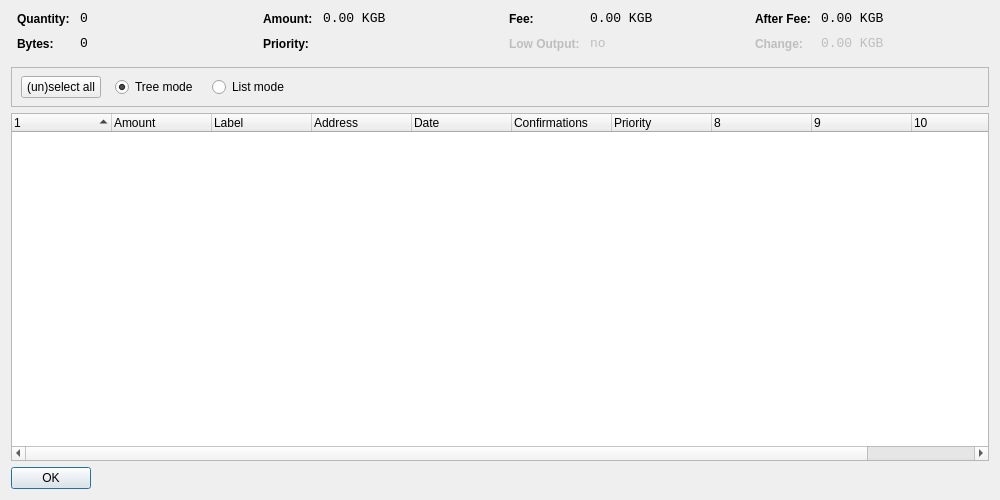
<?xml version="1.0" encoding="UTF-8"?>
<ui version="4.0">
 <class>CoinControlDialog</class>
 <widget class="QDialog" name="CoinControlDialog">
  <property name="geometry">
   <rect>
    <x>0</x>
    <y>0</y>
    <width>1000</width>
    <height>500</height>
   </rect>
  </property>
  <property name="windowTitle">
   <string>Coin Control</string>
  </property>
  <layout class="QVBoxLayout" name="verticalLayout">
   <item>
    <layout class="QHBoxLayout" name="horizontalLayoutTop" stretch="0,0,0,0">
     <property name="topMargin">
      <number>0</number>
     </property>
     <property name="bottomMargin">
      <number>10</number>
     </property>
     <item>
      <layout class="QFormLayout" name="formLayoutCoinControl1">
       <property name="horizontalSpacing">
        <number>10</number>
       </property>
       <property name="verticalSpacing">
        <number>10</number>
       </property>
       <property name="leftMargin">
        <number>6</number>
       </property>
       <property name="rightMargin">
        <number>6</number>
       </property>
       <item row="0" column="0">
        <widget class="QLabel" name="labelCoinControlQuantityText">
         <property name="styleSheet">
          <string notr="true">font-weight:bold;</string>
         </property>
         <property name="text">
          <string>Quantity:</string>
         </property>
        </widget>
       </item>
       <item row="0" column="1">
        <widget class="QLabel" name="labelCoinControlQuantity">
         <property name="font">
          <font>
           <family>Monospace</family>
           <pointsize>10</pointsize>
          </font>
         </property>
         <property name="cursor">
          <cursorShape>IBeamCursor</cursorShape>
         </property>
         <property name="contextMenuPolicy">
          <enum>Qt::ActionsContextMenu</enum>
         </property>
         <property name="text">
          <string notr="true">0</string>
         </property>
         <property name="textInteractionFlags">
          <set>Qt::LinksAccessibleByMouse|Qt::TextSelectableByKeyboard|Qt::TextSelectableByMouse</set>
         </property>
        </widget>
       </item>
       <item row="1" column="0">
        <widget class="QLabel" name="labelCoinControlBytesText">
         <property name="styleSheet">
          <string notr="true">font-weight:bold;</string>
         </property>
         <property name="text">
          <string>Bytes:</string>
         </property>
        </widget>
       </item>
       <item row="1" column="1">
        <widget class="QLabel" name="labelCoinControlBytes">
         <property name="font">
          <font>
           <family>Monospace</family>
           <pointsize>10</pointsize>
          </font>
         </property>
         <property name="cursor">
          <cursorShape>IBeamCursor</cursorShape>
         </property>
         <property name="contextMenuPolicy">
          <enum>Qt::ActionsContextMenu</enum>
         </property>
         <property name="text">
          <string notr="true">0</string>
         </property>
         <property name="textInteractionFlags">
          <set>Qt::LinksAccessibleByMouse|Qt::TextSelectableByKeyboard|Qt::TextSelectableByMouse</set>
         </property>
        </widget>
       </item>
      </layout>
     </item>
     <item>
      <layout class="QFormLayout" name="formLayoutCoinControl2">
       <property name="horizontalSpacing">
        <number>10</number>
       </property>
       <property name="verticalSpacing">
        <number>10</number>
       </property>
       <property name="leftMargin">
        <number>6</number>
       </property>
       <property name="rightMargin">
        <number>6</number>
       </property>
       <item row="0" column="0">
        <widget class="QLabel" name="labelCoinControlAmountText">
         <property name="styleSheet">
          <string notr="true">font-weight:bold;</string>
         </property>
         <property name="text">
          <string>Amount:</string>
         </property>
        </widget>
       </item>
       <item row="0" column="1">
        <widget class="QLabel" name="labelCoinControlAmount">
         <property name="font">
          <font>
           <family>Monospace</family>
           <pointsize>10</pointsize>
          </font>
         </property>
         <property name="cursor">
          <cursorShape>IBeamCursor</cursorShape>
         </property>
         <property name="contextMenuPolicy">
          <enum>Qt::ActionsContextMenu</enum>
         </property>
         <property name="text">
          <string notr="true">0.00 KGB</string>
         </property>
         <property name="textInteractionFlags">
          <set>Qt::LinksAccessibleByMouse|Qt::TextSelectableByKeyboard|Qt::TextSelectableByMouse</set>
         </property>
        </widget>
       </item>
       <item row="1" column="0">
        <widget class="QLabel" name="labelCoinControlPriorityText">
         <property name="styleSheet">
          <string notr="true">font-weight:bold;</string>
         </property>
         <property name="text">
          <string>Priority:</string>
         </property>
        </widget>
       </item>
       <item row="1" column="1">
        <widget class="QLabel" name="labelCoinControlPriority">
         <property name="font">
          <font>
           <family>Monospace</family>
           <pointsize>10</pointsize>
          </font>
         </property>
         <property name="cursor">
          <cursorShape>IBeamCursor</cursorShape>
         </property>
         <property name="contextMenuPolicy">
          <enum>Qt::ActionsContextMenu</enum>
         </property>
         <property name="text">
          <string/>
         </property>
         <property name="textInteractionFlags">
          <set>Qt::LinksAccessibleByMouse|Qt::TextSelectableByKeyboard|Qt::TextSelectableByMouse</set>
         </property>
        </widget>
       </item>
      </layout>
     </item>
     <item>
      <layout class="QFormLayout" name="formLayoutCoinControl3">
       <property name="horizontalSpacing">
        <number>10</number>
       </property>
       <property name="verticalSpacing">
        <number>10</number>
       </property>
       <property name="leftMargin">
        <number>6</number>
       </property>
       <property name="rightMargin">
        <number>6</number>
       </property>
       <item row="0" column="0">
        <widget class="QLabel" name="labelCoinControlFeeText">
         <property name="styleSheet">
          <string notr="true">font-weight:bold;</string>
         </property>
         <property name="text">
          <string>Fee:</string>
         </property>
        </widget>
       </item>
       <item row="0" column="1">
        <widget class="QLabel" name="labelCoinControlFee">
         <property name="font">
          <font>
           <family>Monospace</family>
           <pointsize>10</pointsize>
          </font>
         </property>
         <property name="cursor">
          <cursorShape>IBeamCursor</cursorShape>
         </property>
         <property name="contextMenuPolicy">
          <enum>Qt::ActionsContextMenu</enum>
         </property>
         <property name="text">
          <string notr="true">0.00 KGB</string>
         </property>
         <property name="textInteractionFlags">
          <set>Qt::LinksAccessibleByMouse|Qt::TextSelectableByKeyboard|Qt::TextSelectableByMouse</set>
         </property>
        </widget>
       </item>
       <item row="1" column="0">
        <widget class="QLabel" name="labelCoinControlLowOutputText">
         <property name="enabled">
          <bool>false</bool>
         </property>
         <property name="styleSheet">
          <string notr="true">font-weight:bold;</string>
         </property>
         <property name="text">
          <string>Low Output:</string>
         </property>
        </widget>
       </item>
       <item row="1" column="1">
        <widget class="QLabel" name="labelCoinControlLowOutput">
         <property name="enabled">
          <bool>false</bool>
         </property>
         <property name="font">
          <font>
           <family>Monospace</family>
           <pointsize>10</pointsize>
          </font>
         </property>
         <property name="cursor">
          <cursorShape>IBeamCursor</cursorShape>
         </property>
         <property name="contextMenuPolicy">
          <enum>Qt::ActionsContextMenu</enum>
         </property>
         <property name="text">
          <string notr="true">no</string>
         </property>
         <property name="textInteractionFlags">
          <set>Qt::LinksAccessibleByMouse|Qt::TextSelectableByKeyboard|Qt::TextSelectableByMouse</set>
         </property>
        </widget>
       </item>
      </layout>
     </item>
     <item>
      <layout class="QFormLayout" name="formLayoutCoinControl4">
       <property name="horizontalSpacing">
        <number>10</number>
       </property>
       <property name="verticalSpacing">
        <number>10</number>
       </property>
       <property name="leftMargin">
        <number>6</number>
       </property>
       <property name="rightMargin">
        <number>6</number>
       </property>
       <item row="0" column="0">
        <widget class="QLabel" name="labelCoinControlAfterFeeText">
         <property name="styleSheet">
          <string notr="true">font-weight:bold;</string>
         </property>
         <property name="text">
          <string>After Fee:</string>
         </property>
        </widget>
       </item>
       <item row="0" column="1">
        <widget class="QLabel" name="labelCoinControlAfterFee">
         <property name="font">
          <font>
           <family>Monospace</family>
           <pointsize>10</pointsize>
          </font>
         </property>
         <property name="cursor">
          <cursorShape>IBeamCursor</cursorShape>
         </property>
         <property name="contextMenuPolicy">
          <enum>Qt::ActionsContextMenu</enum>
         </property>
         <property name="text">
          <string notr="true">0.00 KGB</string>
         </property>
         <property name="textInteractionFlags">
          <set>Qt::LinksAccessibleByMouse|Qt::TextSelectableByKeyboard|Qt::TextSelectableByMouse</set>
         </property>
        </widget>
       </item>
       <item row="1" column="0">
        <widget class="QLabel" name="labelCoinControlChangeText">
         <property name="enabled">
          <bool>false</bool>
         </property>
         <property name="styleSheet">
          <string notr="true">font-weight:bold;</string>
         </property>
         <property name="text">
          <string>Change:</string>
         </property>
        </widget>
       </item>
       <item row="1" column="1">
        <widget class="QLabel" name="labelCoinControlChange">
         <property name="enabled">
          <bool>false</bool>
         </property>
         <property name="font">
          <font>
           <family>Monospace</family>
           <pointsize>10</pointsize>
          </font>
         </property>
         <property name="cursor">
          <cursorShape>IBeamCursor</cursorShape>
         </property>
         <property name="contextMenuPolicy">
          <enum>Qt::ActionsContextMenu</enum>
         </property>
         <property name="text">
          <string notr="true">0.00 KGB</string>
         </property>
         <property name="textInteractionFlags">
          <set>Qt::LinksAccessibleByMouse|Qt::TextSelectableByKeyboard|Qt::TextSelectableByMouse</set>
         </property>
        </widget>
       </item>
      </layout>
     </item>
    </layout>
   </item>
   <item>
    <widget class="QFrame" name="frame">
     <property name="minimumSize">
      <size>
       <width>0</width>
       <height>40</height>
      </size>
     </property>
     <property name="frameShape">
      <enum>QFrame::StyledPanel</enum>
     </property>
     <property name="frameShadow">
      <enum>QFrame::Sunken</enum>
     </property>
     <widget class="QWidget" name="horizontalLayoutWidget">
      <property name="geometry">
       <rect>
        <x>10</x>
        <y>0</y>
        <width>781</width>
        <height>41</height>
       </rect>
      </property>
      <layout class="QHBoxLayout" name="horizontalLayoutPanel" stretch="0,0,0,0,0">
       <property name="spacing">
        <number>14</number>
       </property>
       <item>
        <widget class="QPushButton" name="pushButtonSelectAll">
         <property name="sizePolicy">
          <sizepolicy hsizetype="Maximum" vsizetype="Fixed">
           <horstretch>0</horstretch>
           <verstretch>0</verstretch>
          </sizepolicy>
         </property>
         <property name="text">
          <string>(un)select all</string>
         </property>
        </widget>
       </item>
       <item>
        <widget class="QRadioButton" name="radioTreeMode">
         <property name="sizePolicy">
          <sizepolicy hsizetype="Maximum" vsizetype="Fixed">
           <horstretch>0</horstretch>
           <verstretch>0</verstretch>
          </sizepolicy>
         </property>
         <property name="text">
          <string>Tree mode</string>
         </property>
         <property name="checked">
          <bool>true</bool>
         </property>
        </widget>
       </item>
       <item>
        <widget class="QRadioButton" name="radioListMode">
         <property name="sizePolicy">
          <sizepolicy hsizetype="Maximum" vsizetype="Fixed">
           <horstretch>0</horstretch>
           <verstretch>0</verstretch>
          </sizepolicy>
         </property>
         <property name="text">
          <string>List mode</string>
         </property>
        </widget>
       </item>
       <item>
        <spacer name="horizontalSpacer">
         <property name="orientation">
          <enum>Qt::Horizontal</enum>
         </property>
         <property name="sizeHint" stdset="0">
          <size>
           <width>40</width>
           <height>20</height>
          </size>
         </property>
        </spacer>
       </item>
      </layout>
     </widget>
    </widget>
   </item>
   <item>
    <widget class="CoinControlTreeWidget" name="treeWidget">
     <property name="contextMenuPolicy">
      <enum>Qt::CustomContextMenu</enum>
     </property>
     <property name="sortingEnabled">
      <bool>false</bool>
     </property>
     <property name="columnCount">
      <number>11</number>
     </property>
     <attribute name="headerShowSortIndicator" stdset="0">
      <bool>true</bool>
     </attribute>
     <attribute name="headerStretchLastSection">
      <bool>false</bool>
     </attribute>
     <column>
      <property name="text">
       <string/>
      </property>
     </column>
     <column>
      <property name="text">
       <string>Amount</string>
      </property>
     </column>
     <column>
      <property name="text">
       <string>Label</string>
      </property>
     </column>
     <column>
      <property name="text">
       <string>Address</string>
      </property>
     </column>
     <column>
      <property name="text">
       <string>Date</string>
      </property>
     </column>
     <column>
      <property name="text">
       <string>Confirmations</string>
      </property>
      <property name="toolTip">
       <string>Confirmed</string>
      </property>
     </column>
     <column>
      <property name="text">
       <string>Priority</string>
      </property>
     </column>
     <column>
      <property name="text">
       <string/>
      </property>
     </column>
     <column>
      <property name="text">
       <string/>
      </property>
     </column>
     <column>
      <property name="text">
       <string/>
      </property>
     </column>
     <column>
      <property name="text">
       <string/>
      </property>
     </column>
    </widget>
   </item>
   <item>
    <widget class="QDialogButtonBox" name="buttonBox">
     <property name="sizePolicy">
      <sizepolicy hsizetype="Maximum" vsizetype="Fixed">
       <horstretch>0</horstretch>
       <verstretch>0</verstretch>
      </sizepolicy>
     </property>
     <property name="orientation">
      <enum>Qt::Horizontal</enum>
     </property>
     <property name="standardButtons">
      <set>QDialogButtonBox::Ok</set>
     </property>
    </widget>
   </item>
  </layout>
 </widget>
 <customwidgets>
  <customwidget>
   <class>CoinControlTreeWidget</class>
   <extends>QTreeWidget</extends>
   <header>coincontroltreewidget.h</header>
  </customwidget>
 </customwidgets>
 <resources/>
 <connections/>
</ui>
